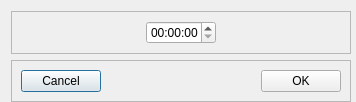
<?xml version="1.0" encoding="UTF-8"?>
<ui version="4.0">
 <class>dialog_set_alarm</class>
 <widget class="QDialog" name="dialog_set_alarm">
  <property name="geometry">
   <rect>
    <x>0</x>
    <y>0</y>
    <width>344</width>
    <height>100</height>
   </rect>
  </property>
  <property name="sizePolicy">
   <sizepolicy hsizetype="Minimum" vsizetype="Preferred">
    <horstretch>0</horstretch>
    <verstretch>0</verstretch>
   </sizepolicy>
  </property>
  <property name="maximumSize">
   <size>
    <width>344</width>
    <height>400</height>
   </size>
  </property>
  <property name="windowTitle">
   <string>Dialog</string>
  </property>
  <property name="layoutDirection">
   <enum>Qt::LeftToRight</enum>
  </property>
  <property name="locale">
   <locale language="Portuguese" country="Portugal"/>
  </property>
  <layout class="QVBoxLayout" name="verticalLayout">
   <property name="rightMargin">
    <number>5</number>
   </property>
   <property name="bottomMargin">
    <number>0</number>
   </property>
   <item>
    <widget class="QFrame" name="frame_set_time_alarm">
     <property name="maximumSize">
      <size>
       <width>16777215</width>
       <height>50</height>
      </size>
     </property>
     <property name="frameShape">
      <enum>QFrame::StyledPanel</enum>
     </property>
     <property name="frameShadow">
      <enum>QFrame::Raised</enum>
     </property>
     <layout class="QHBoxLayout" name="horizontalLayout_2">
      <item>
       <widget class="QTimeEdit" name="alarm_edit">
        <property name="maximumSize">
         <size>
          <width>70</width>
          <height>16777215</height>
         </size>
        </property>
        <property name="layoutDirection">
         <enum>Qt::LeftToRight</enum>
        </property>
        <property name="alignment">
         <set>Qt::AlignCenter</set>
        </property>
       </widget>
      </item>
     </layout>
    </widget>
   </item>
   <item>
    <widget class="QFrame" name="dialog_btn_alarm">
     <property name="maximumSize">
      <size>
       <width>16777215</width>
       <height>50</height>
      </size>
     </property>
     <property name="frameShape">
      <enum>QFrame::StyledPanel</enum>
     </property>
     <property name="frameShadow">
      <enum>QFrame::Raised</enum>
     </property>
     <layout class="QHBoxLayout" name="horizontalLayout">
      <property name="spacing">
       <number>160</number>
      </property>
      <item>
       <widget class="QPushButton" name="btn_cancel_alarm">
        <property name="text">
         <string>Cancel</string>
        </property>
       </widget>
      </item>
      <item>
       <widget class="QPushButton" name="btn_ok_alarm">
        <property name="text">
         <string>OK</string>
        </property>
       </widget>
      </item>
     </layout>
    </widget>
   </item>
  </layout>
 </widget>
 <resources/>
 <connections/>
</ui>
